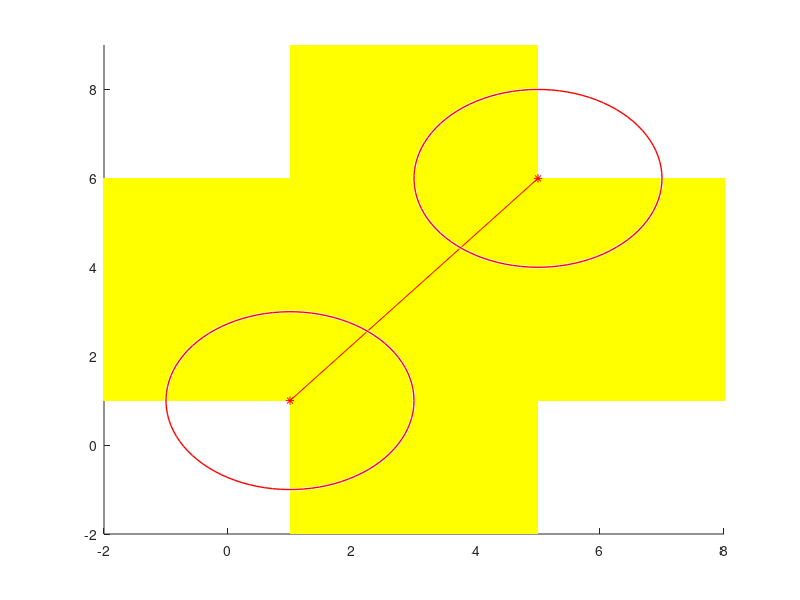

Source code (MATLAB):
x=[1 1];
y=[5 6];

line=y-x;

bound2=[];
bound2=[bound2; x(1) -10];
bound2=[bound2; x(1) 50];
bound2=[bound2; y(1) 50];
bound2=[bound2; y(1) -50];
bound3=[];
bound3=[bound3; -10 x(2)];
bound3=[bound3; 10 x(2)];
bound3=[bound3; 50 y(2)];
bound3=[bound3; -10 y(2)];
% bound2=[bound2; x];



figure
hold on
fill(bound2(:,1),bound2(:,2),'y','LineStyle','none')
fill(bound3(:,1),bound3(:,2),'y','LineStyle','none')
plot([x(1), y(1)],[x(2), y(2)],'r') 
plot([x(1), y(1)],[x(2), y(2)],'*r') 
viscircles(cat(1,x,y), 2*ones(2,1),'LineWidth',1,'Color','r');
axis manual;
xlim([-2 8]);
ylim([-2 9]);
hold off
